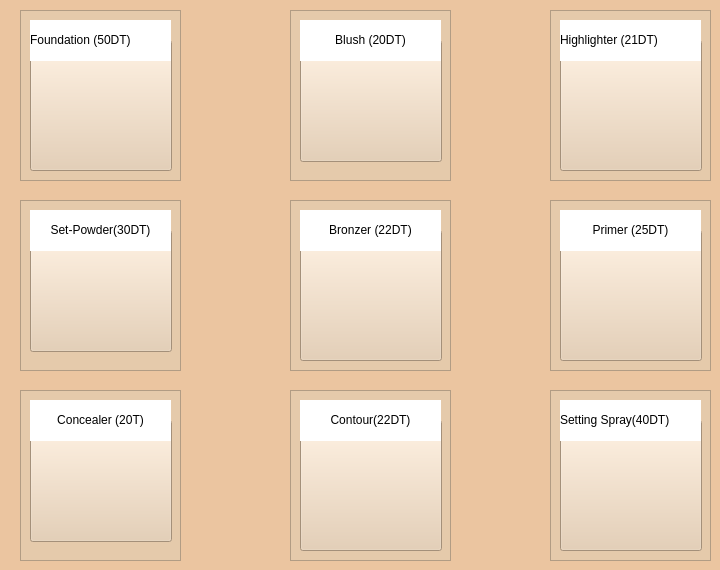
   <widget class="QWidget" name="face">
    <property name="styleSheet">
     <string notr="true">
background-color: rgb(235, 197, 160);</string>
    </property>
    <attribute name="title">
     <string>Face </string>
    </attribute>
    <widget class="QFrame" name="frame">
     <property name="geometry">
      <rect>
       <x>20</x>
       <y>10</y>
       <width>161</width>
       <height>171</height>
      </rect>
     </property>
     <property name="styleSheet">
      <string notr="true">background-color: rgb(229, 202, 171);
</string>
     </property>
     <property name="frameShape">
      <enum>QFrame::StyledPanel</enum>
     </property>
     <property name="frameShadow">
      <enum>QFrame::Raised</enum>
     </property>
     <widget class="QPushButton" name="found">
      <property name="geometry">
       <rect>
        <x>10</x>
        <y>30</y>
        <width>142</width>
        <height>131</height>
       </rect>
      </property>
      <property name="styleSheet">
       <string notr="true"/>
      </property>
      <property name="text">
       <string/>
      </property>
     </widget>
     <widget class="QLabel" name="found_2">
      <property name="geometry">
       <rect>
        <x>10</x>
        <y>10</y>
        <width>141</width>
        <height>41</height>
       </rect>
      </property>
      <property name="styleSheet">
       <string notr="true">background-color: rgb(255, 255, 255);</string>
      </property>
      <property name="text">
       <string>&lt;html&gt;&lt;head/&gt;&lt;body&gt;&lt;p&gt;Foundation (50DT)&lt;/p&gt;&lt;/body&gt;&lt;/html&gt;</string>
      </property>
     </widget>
    </widget>
    <widget class="QFrame" name="frame_9">
     <property name="geometry">
      <rect>
       <x>290</x>
       <y>10</y>
       <width>161</width>
       <height>171</height>
      </rect>
     </property>
     <property name="styleSheet">
      <string notr="true">background-color: rgb(229, 202, 171);
</string>
     </property>
     <property name="frameShape">
      <enum>QFrame::StyledPanel</enum>
     </property>
     <property name="frameShadow">
      <enum>QFrame::Raised</enum>
     </property>
     <widget class="QPushButton" name="blu">
      <property name="geometry">
       <rect>
        <x>10</x>
        <y>30</y>
        <width>142</width>
        <height>122</height>
       </rect>
      </property>
      <property name="styleSheet">
       <string notr="true"/>
      </property>
      <property name="text">
       <string/>
      </property>
     </widget>
     <widget class="QLabel" name="blu_2">
      <property name="geometry">
       <rect>
        <x>10</x>
        <y>10</y>
        <width>141</width>
        <height>41</height>
       </rect>
      </property>
      <property name="styleSheet">
       <string notr="true">background-color: rgb(255, 255, 255);</string>
      </property>
      <property name="text">
       <string>&lt;html&gt;&lt;head/&gt;&lt;body&gt;&lt;p align=&quot;center&quot;&gt;Blush (20DT)&lt;/p&gt;&lt;/body&gt;&lt;/html&gt;</string>
      </property>
     </widget>
    </widget>
    <widget class="QFrame" name="frame_8">
     <property name="geometry">
      <rect>
       <x>550</x>
       <y>390</y>
       <width>161</width>
       <height>171</height>
      </rect>
     </property>
     <property name="styleSheet">
      <string notr="true">background-color: rgb(229, 202, 171);
</string>
     </property>
     <property name="frameShape">
      <enum>QFrame::StyledPanel</enum>
     </property>
     <property name="frameShadow">
      <enum>QFrame::Raised</enum>
     </property>
     <widget class="QPushButton" name="sets">
      <property name="geometry">
       <rect>
        <x>10</x>
        <y>30</y>
        <width>142</width>
        <height>131</height>
       </rect>
      </property>
      <property name="styleSheet">
       <string notr="true"/>
      </property>
      <property name="text">
       <string/>
      </property>
     </widget>
     <widget class="QLabel" name="sets_2">
      <property name="geometry">
       <rect>
        <x>10</x>
        <y>10</y>
        <width>141</width>
        <height>41</height>
       </rect>
      </property>
      <property name="styleSheet">
       <string notr="true">background-color: rgb(255, 255, 255);</string>
      </property>
      <property name="text">
       <string>&lt;html&gt;&lt;head/&gt;&lt;body&gt;&lt;p&gt;Setting Spray(40DT)&lt;/p&gt;&lt;/body&gt;&lt;/html&gt;</string>
      </property>
     </widget>
    </widget>
    <widget class="QFrame" name="frame_7">
     <property name="geometry">
      <rect>
       <x>290</x>
       <y>390</y>
       <width>161</width>
       <height>171</height>
      </rect>
     </property>
     <property name="styleSheet">
      <string notr="true">background-color: rgb(229, 202, 171);
</string>
     </property>
     <property name="frameShape">
      <enum>QFrame::StyledPanel</enum>
     </property>
     <property name="frameShadow">
      <enum>QFrame::Raised</enum>
     </property>
     <widget class="QPushButton" name="cont">
      <property name="geometry">
       <rect>
        <x>10</x>
        <y>30</y>
        <width>142</width>
        <height>131</height>
       </rect>
      </property>
      <property name="styleSheet">
       <string notr="true"/>
      </property>
      <property name="text">
       <string/>
      </property>
     </widget>
     <widget class="QLabel" name="cont_2">
      <property name="geometry">
       <rect>
        <x>10</x>
        <y>10</y>
        <width>141</width>
        <height>41</height>
       </rect>
      </property>
      <property name="styleSheet">
       <string notr="true">background-color: rgb(255, 255, 255);</string>
      </property>
      <property name="text">
       <string>&lt;html&gt;&lt;head/&gt;&lt;body&gt;&lt;p align=&quot;center&quot;&gt;Contour(22DT)&lt;/p&gt;&lt;/body&gt;&lt;/html&gt;</string>
      </property>
     </widget>
    </widget>
    <widget class="QFrame" name="frame_6">
     <property name="geometry">
      <rect>
       <x>550</x>
       <y>10</y>
       <width>161</width>
       <height>171</height>
      </rect>
     </property>
     <property name="styleSheet">
      <string notr="true">background-color: rgb(229, 202, 171);
</string>
     </property>
     <property name="frameShape">
      <enum>QFrame::StyledPanel</enum>
     </property>
     <property name="frameShadow">
      <enum>QFrame::Raised</enum>
     </property>
     <widget class="QPushButton" name="high">
      <property name="geometry">
       <rect>
        <x>10</x>
        <y>30</y>
        <width>142</width>
        <height>131</height>
       </rect>
      </property>
      <property name="styleSheet">
       <string notr="true"/>
      </property>
      <property name="text">
       <string/>
      </property>
     </widget>
     <widget class="QLabel" name="high_2">
      <property name="geometry">
       <rect>
        <x>10</x>
        <y>10</y>
        <width>141</width>
        <height>41</height>
       </rect>
      </property>
      <property name="styleSheet">
       <string notr="true">background-color: rgb(255, 255, 255);</string>
      </property>
      <property name="text">
       <string>&lt;html&gt;&lt;head/&gt;&lt;body&gt;&lt;p&gt;Highlighter (21DT)&lt;/p&gt;&lt;/body&gt;&lt;/html&gt;</string>
      </property>
     </widget>
    </widget>
    <widget class="QFrame" name="frame_5">
     <property name="geometry">
      <rect>
       <x>20</x>
       <y>390</y>
       <width>161</width>
       <height>171</height>
      </rect>
     </property>
     <property name="styleSheet">
      <string notr="true">background-color: rgb(229, 202, 171);
</string>
     </property>
     <property name="frameShape">
      <enum>QFrame::StyledPanel</enum>
     </property>
     <property name="frameShadow">
      <enum>QFrame::Raised</enum>
     </property>
     <widget class="QPushButton" name="con">
      <property name="geometry">
       <rect>
        <x>10</x>
        <y>30</y>
        <width>142</width>
        <height>122</height>
       </rect>
      </property>
      <property name="styleSheet">
       <string notr="true"/>
      </property>
      <property name="text">
       <string/>
      </property>
     </widget>
     <widget class="QLabel" name="conc">
      <property name="geometry">
       <rect>
        <x>10</x>
        <y>10</y>
        <width>141</width>
        <height>41</height>
       </rect>
      </property>
      <property name="styleSheet">
       <string notr="true">background-color: rgb(255, 255, 255);</string>
      </property>
      <property name="text">
       <string>&lt;html&gt;&lt;head/&gt;&lt;body&gt;&lt;p align=&quot;center&quot;&gt;Concealer (20T)&lt;/p&gt;&lt;/body&gt;&lt;/html&gt;</string>
      </property>
     </widget>
    </widget>
    <widget class="QFrame" name="frame_4">
     <property name="geometry">
      <rect>
       <x>20</x>
       <y>200</y>
       <width>161</width>
       <height>171</height>
      </rect>
     </property>
     <property name="styleSheet">
      <string notr="true">background-color: rgb(229, 202, 171);
</string>
     </property>
     <property name="frameShape">
      <enum>QFrame::StyledPanel</enum>
     </property>
     <property name="frameShadow">
      <enum>QFrame::Raised</enum>
     </property>
     <widget class="QPushButton" name="setp">
      <property name="geometry">
       <rect>
        <x>10</x>
        <y>30</y>
        <width>142</width>
        <height>122</height>
       </rect>
      </property>
      <property name="styleSheet">
       <string notr="true"/>
      </property>
      <property name="text">
       <string/>
      </property>
     </widget>
     <widget class="QLabel" name="setp_2">
      <property name="geometry">
       <rect>
        <x>10</x>
        <y>10</y>
        <width>141</width>
        <height>41</height>
       </rect>
      </property>
      <property name="styleSheet">
       <string notr="true">background-color: rgb(255, 255, 255);</string>
      </property>
      <property name="text">
       <string>&lt;html&gt;&lt;head/&gt;&lt;body&gt;&lt;p align=&quot;center&quot;&gt;Set-Powder(30DT)&lt;/p&gt;&lt;/body&gt;&lt;/html&gt;</string>
      </property>
     </widget>
    </widget>
    <widget class="QFrame" name="frame_2">
     <property name="geometry">
      <rect>
       <x>290</x>
       <y>200</y>
       <width>161</width>
       <height>171</height>
      </rect>
     </property>
     <property name="styleSheet">
      <string notr="true">background-color: rgb(229, 202, 171);
</string>
     </property>
     <property name="frameShape">
      <enum>QFrame::StyledPanel</enum>
     </property>
     <property name="frameShadow">
      <enum>QFrame::Raised</enum>
     </property>
     <widget class="QPushButton" name="bron">
      <property name="geometry">
       <rect>
        <x>10</x>
        <y>30</y>
        <width>142</width>
        <height>131</height>
       </rect>
      </property>
      <property name="styleSheet">
       <string notr="true"/>
      </property>
      <property name="text">
       <string/>
      </property>
     </widget>
     <widget class="QLabel" name="bron_2">
      <property name="geometry">
       <rect>
        <x>10</x>
        <y>10</y>
        <width>141</width>
        <height>41</height>
       </rect>
      </property>
      <property name="styleSheet">
       <string notr="true">background-color: rgb(255, 255, 255);</string>
      </property>
      <property name="text">
       <string>&lt;html&gt;&lt;head/&gt;&lt;body&gt;&lt;p align=&quot;center&quot;&gt;Bronzer (22DT)&lt;/p&gt;&lt;/body&gt;&lt;/html&gt;</string>
      </property>
     </widget>
    </widget>
    <widget class="QFrame" name="frame_3">
     <property name="geometry">
      <rect>
       <x>550</x>
       <y>200</y>
       <width>161</width>
       <height>171</height>
      </rect>
     </property>
     <property name="styleSheet">
      <string notr="true">background-color: rgb(229, 202, 171);
</string>
     </property>
     <property name="frameShape">
      <enum>QFrame::StyledPanel</enum>
     </property>
     <property name="frameShadow">
      <enum>QFrame::Raised</enum>
     </property>
     <widget class="QPushButton" name="pri">
      <property name="geometry">
       <rect>
        <x>10</x>
        <y>30</y>
        <width>142</width>
        <height>131</height>
       </rect>
      </property>
      <property name="styleSheet">
       <string notr="true"/>
      </property>
      <property name="text">
       <string/>
      </property>
     </widget>
     <widget class="QLabel" name="pri_2">
      <property name="geometry">
       <rect>
        <x>10</x>
        <y>10</y>
        <width>141</width>
        <height>41</height>
       </rect>
      </property>
      <property name="styleSheet">
       <string notr="true">background-color: rgb(255, 255, 255);</string>
      </property>
      <property name="text">
       <string>&lt;html&gt;&lt;head/&gt;&lt;body&gt;&lt;p align=&quot;center&quot;&gt;Primer (25DT)&lt;/p&gt;&lt;/body&gt;&lt;/html&gt;</string>
      </property>
     </widget>
    </widget>
   </widget>
